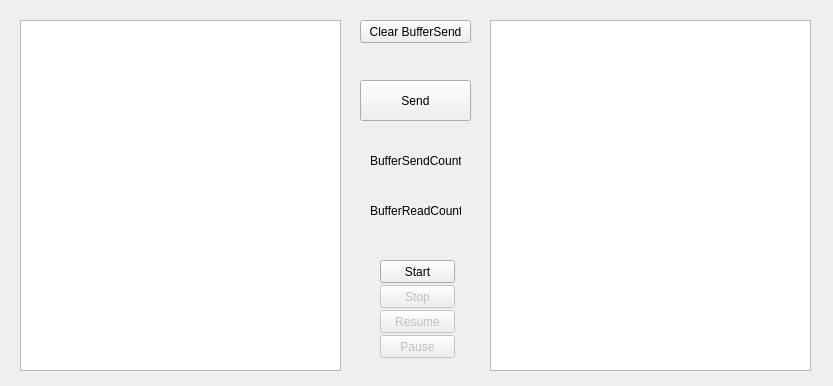
<?xml version="1.0" encoding="UTF-8"?>
<ui version="4.0">
 <class>MainWindow</class>
 <widget class="QMainWindow" name="MainWindow">
  <property name="geometry">
   <rect>
    <x>0</x>
    <y>0</y>
    <width>833</width>
    <height>386</height>
   </rect>
  </property>
  <property name="windowTitle">
   <string>MainWindow</string>
  </property>
  <widget class="QWidget" name="centralWidget">
   <widget class="QTextEdit" name="textEdit_Send">
    <property name="geometry">
     <rect>
      <x>20</x>
      <y>20</y>
      <width>321</width>
      <height>351</height>
     </rect>
    </property>
    <property name="readOnly">
     <bool>true</bool>
    </property>
   </widget>
   <widget class="QTextEdit" name="textEdit_Read">
    <property name="geometry">
     <rect>
      <x>490</x>
      <y>20</y>
      <width>321</width>
      <height>351</height>
     </rect>
    </property>
    <property name="readOnly">
     <bool>true</bool>
    </property>
    <property name="html">
     <string>&lt;!DOCTYPE HTML PUBLIC &quot;-//W3C//DTD HTML 4.0//EN&quot; &quot;http://www.w3.org/TR/REC-html40/strict.dtd&quot;&gt;
&lt;html&gt;&lt;head&gt;&lt;meta name=&quot;qrichtext&quot; content=&quot;1&quot; /&gt;&lt;style type=&quot;text/css&quot;&gt;
p, li { white-space: pre-wrap; }
&lt;/style&gt;&lt;/head&gt;&lt;body style=&quot; font-family:'MS Shell Dlg 2'; font-size:8.25pt; font-weight:400; font-style:normal;&quot;&gt;
&lt;p style=&quot;-qt-paragraph-type:empty; margin-top:0px; margin-bottom:0px; margin-left:0px; margin-right:0px; -qt-block-indent:0; text-indent:0px;&quot;&gt;&lt;br /&gt;&lt;/p&gt;&lt;/body&gt;&lt;/html&gt;</string>
    </property>
   </widget>
   <widget class="QPushButton" name="pushButton_Start">
    <property name="geometry">
     <rect>
      <x>380</x>
      <y>260</y>
      <width>75</width>
      <height>23</height>
     </rect>
    </property>
    <property name="text">
     <string>Start</string>
    </property>
   </widget>
   <widget class="QPushButton" name="pushButton_Resume">
    <property name="enabled">
     <bool>false</bool>
    </property>
    <property name="geometry">
     <rect>
      <x>380</x>
      <y>310</y>
      <width>75</width>
      <height>23</height>
     </rect>
    </property>
    <property name="text">
     <string>Resume</string>
    </property>
   </widget>
   <widget class="QPushButton" name="pushButton_clearBufferSend">
    <property name="geometry">
     <rect>
      <x>360</x>
      <y>20</y>
      <width>111</width>
      <height>23</height>
     </rect>
    </property>
    <property name="text">
     <string>Clear BufferSend</string>
    </property>
   </widget>
   <widget class="QLabel" name="label">
    <property name="geometry">
     <rect>
      <x>370</x>
      <y>150</y>
      <width>91</width>
      <height>21</height>
     </rect>
    </property>
    <property name="text">
     <string>BufferSendCount</string>
    </property>
   </widget>
   <widget class="QLabel" name="label_bufferSendCount">
    <property name="geometry">
     <rect>
      <x>390</x>
      <y>170</y>
      <width>47</width>
      <height>13</height>
     </rect>
    </property>
    <property name="text">
     <string/>
    </property>
   </widget>
   <widget class="QLabel" name="label_bufferReadCount">
    <property name="geometry">
     <rect>
      <x>390</x>
      <y>220</y>
      <width>47</width>
      <height>13</height>
     </rect>
    </property>
    <property name="text">
     <string/>
    </property>
   </widget>
   <widget class="QLabel" name="label_2">
    <property name="geometry">
     <rect>
      <x>370</x>
      <y>200</y>
      <width>91</width>
      <height>21</height>
     </rect>
    </property>
    <property name="text">
     <string>BufferReadCount</string>
    </property>
   </widget>
   <widget class="QPushButton" name="pushButton_Send">
    <property name="geometry">
     <rect>
      <x>360</x>
      <y>80</y>
      <width>111</width>
      <height>41</height>
     </rect>
    </property>
    <property name="text">
     <string>Send</string>
    </property>
   </widget>
   <widget class="QPushButton" name="pushButton_Stop">
    <property name="enabled">
     <bool>false</bool>
    </property>
    <property name="geometry">
     <rect>
      <x>380</x>
      <y>285</y>
      <width>75</width>
      <height>23</height>
     </rect>
    </property>
    <property name="text">
     <string>Stop</string>
    </property>
   </widget>
   <widget class="QPushButton" name="pushButton_Pause">
    <property name="enabled">
     <bool>false</bool>
    </property>
    <property name="geometry">
     <rect>
      <x>380</x>
      <y>335</y>
      <width>75</width>
      <height>23</height>
     </rect>
    </property>
    <property name="text">
     <string>Pause</string>
    </property>
   </widget>
  </widget>
 </widget>
 <layoutdefault spacing="6" margin="11"/>
 <resources/>
 <connections/>
</ui>
